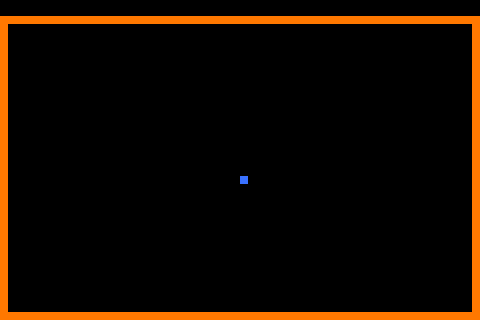

A 2D game scene composited from a Tiled map and its tileset images. What follows is a short description and the map's XML, with each tile layer's data collapsed to a summary:
An orthogonal 60x40 tile map with 8x8 px tiles, 1 tile layer (Tile Layer 1).

<map version="1.0" orientation="orthogonal" width="60" height="40" tilewidth="8" tileheight="8">
 <tileset firstgid="1" name="walls" tilewidth="8" tileheight="8">
  <image source="../tiles/wall.png" width="32" height="32" />
  <tile id="0">
   <properties>
    <property name="collides" value="1" />
   </properties>
  </tile>
  <tile id="1">
   <properties>
    <property name="start" value="1" />
   </properties>
  </tile>
 </tileset>
 <layer name="Tile Layer 1" width="60" height="40">
  <data>[2400 cells, 193 non-empty, 2 distinct tile ids]</data>
 </layer>
</map>
